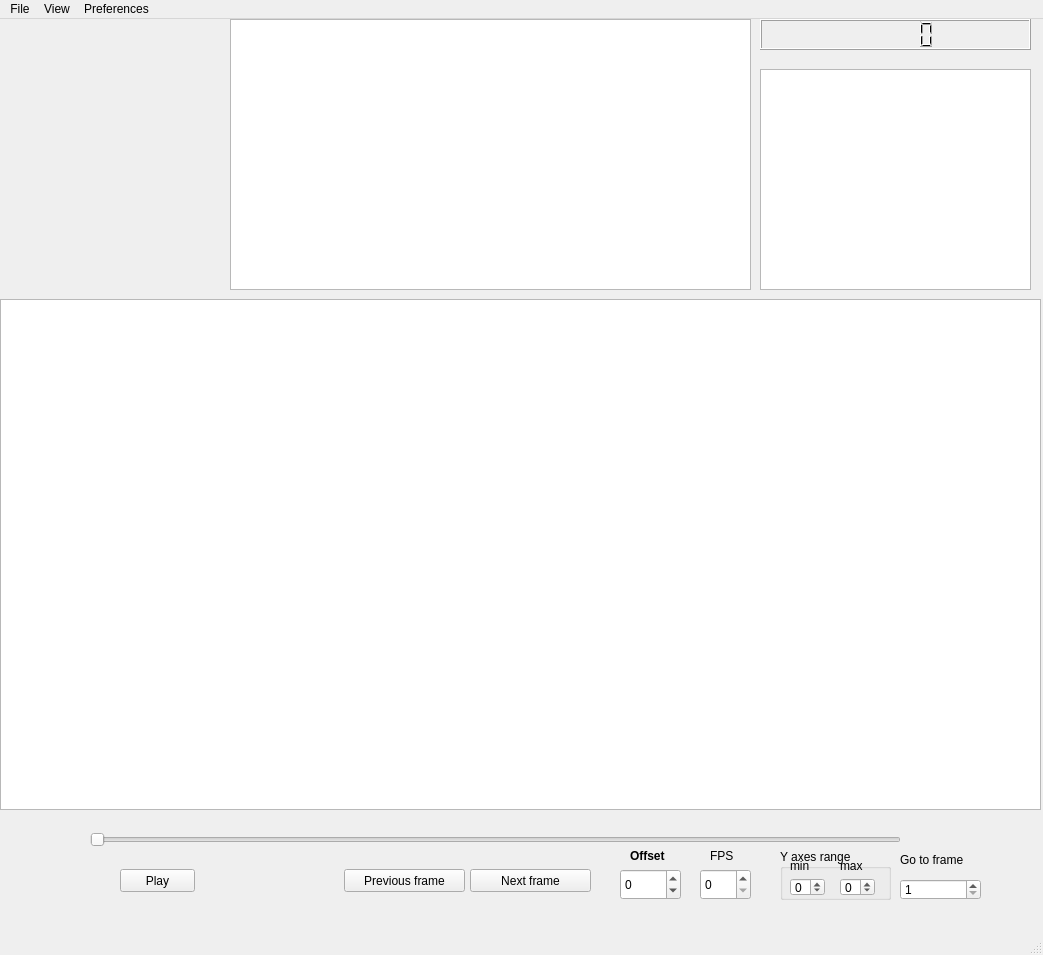
<?xml version="1.0" encoding="UTF-8"?>
<ui version="4.0">
 <class>MainWindow</class>
 <widget class="QMainWindow" name="MainWindow">
  <property name="geometry">
   <rect>
    <x>0</x>
    <y>0</y>
    <width>1043</width>
    <height>955</height>
   </rect>
  </property>
  <property name="windowTitle">
   <string>MainWindow</string>
  </property>
  <property name="autoFillBackground">
   <bool>true</bool>
  </property>
  <property name="styleSheet">
   <string notr="true">QlineEdit {
rgb(144, 203, 255)
}</string>
  </property>
  <property name="dockOptions">
   <set>QMainWindow::AllowNestedDocks|QMainWindow::AllowTabbedDocks|QMainWindow::AnimatedDocks</set>
  </property>
  <widget class="QWidget" name="centralwidget">
   <widget class="QSlider" name="positionSlider">
    <property name="geometry">
     <rect>
      <x>90</x>
      <y>810</y>
      <width>811</width>
      <height>22</height>
     </rect>
    </property>
    <property name="styleSheet">
     <string notr="true"/>
    </property>
    <property name="maximum">
     <number>99</number>
    </property>
    <property name="singleStep">
     <number>10</number>
    </property>
    <property name="orientation">
     <enum>Qt::Horizontal</enum>
    </property>
   </widget>
   <widget class="QPushButton" name="play_push">
    <property name="geometry">
     <rect>
      <x>120</x>
      <y>850</y>
      <width>75</width>
      <height>23</height>
     </rect>
    </property>
    <property name="text">
     <string>Play</string>
    </property>
   </widget>
   <widget class="QPushButton" name="next_frame_push">
    <property name="geometry">
     <rect>
      <x>470</x>
      <y>850</y>
      <width>121</width>
      <height>23</height>
     </rect>
    </property>
    <property name="text">
     <string>Next frame</string>
    </property>
   </widget>
   <widget class="QPushButton" name="prev_frame_push">
    <property name="geometry">
     <rect>
      <x>344</x>
      <y>850</y>
      <width>121</width>
      <height>23</height>
     </rect>
    </property>
    <property name="text">
     <string>Previous frame</string>
    </property>
   </widget>
   <widget class="QLabel" name="label">
    <property name="geometry">
     <rect>
      <x>630</x>
      <y>830</y>
      <width>47</width>
      <height>13</height>
     </rect>
    </property>
    <property name="text">
     <string>&lt;html&gt;&lt;head/&gt;&lt;body&gt;&lt;p&gt;&lt;span style=&quot; font-size:14pt; font-weight:600; vertical-align:super;&quot;&gt;Offset&lt;/span&gt;&lt;/p&gt;&lt;/body&gt;&lt;/html&gt;</string>
    </property>
   </widget>
   <widget class="QGraphicsView" name="videoWindow">
    <property name="geometry">
     <rect>
      <x>230</x>
      <y>0</y>
      <width>521</width>
      <height>271</height>
     </rect>
    </property>
    <property name="autoFillBackground">
     <bool>true</bool>
    </property>
   </widget>
   <widget class="QSpinBox" name="spinBox_offset">
    <property name="geometry">
     <rect>
      <x>620</x>
      <y>850</y>
      <width>61</width>
      <height>31</height>
     </rect>
    </property>
    <property name="minimum">
     <number>-100000</number>
    </property>
    <property name="maximum">
     <number>1000000</number>
    </property>
    <property name="singleStep">
     <number>10</number>
    </property>
   </widget>
   <widget class="GraphicsLayoutWidget" name="graphicsView">
    <property name="geometry">
     <rect>
      <x>0</x>
      <y>280</y>
      <width>1041</width>
      <height>511</height>
     </rect>
    </property>
    <property name="autoFillBackground">
     <bool>true</bool>
    </property>
    <property name="dragMode">
     <enum>QGraphicsView::ScrollHandDrag</enum>
    </property>
   </widget>
   <widget class="QLCDNumber" name="lcdNumber">
    <property name="geometry">
     <rect>
      <x>760</x>
      <y>0</y>
      <width>271</width>
      <height>31</height>
     </rect>
    </property>
    <property name="smallDecimalPoint">
     <bool>true</bool>
    </property>
    <property name="digitCount">
     <number>5</number>
    </property>
   </widget>
   <widget class="QSpinBox" name="fps_spin_box">
    <property name="geometry">
     <rect>
      <x>700</x>
      <y>850</y>
      <width>51</width>
      <height>31</height>
     </rect>
    </property>
    <property name="maximum">
     <number>200</number>
    </property>
   </widget>
   <widget class="QLabel" name="label_2">
    <property name="geometry">
     <rect>
      <x>710</x>
      <y>830</y>
      <width>47</width>
      <height>13</height>
     </rect>
    </property>
    <property name="text">
     <string>FPS </string>
    </property>
   </widget>
   <widget class="QGroupBox" name="y_axes_range">
    <property name="geometry">
     <rect>
      <x>780</x>
      <y>830</y>
      <width>111</width>
      <height>51</height>
     </rect>
    </property>
    <property name="title">
     <string>Y axes range</string>
    </property>
    <widget class="QSpinBox" name="spinBox_max">
     <property name="geometry">
      <rect>
       <x>60</x>
       <y>29</y>
       <width>35</width>
       <height>18</height>
      </rect>
     </property>
     <property name="minimum">
      <number>-999999999</number>
     </property>
     <property name="maximum">
      <number>999999999</number>
     </property>
    </widget>
    <widget class="QLabel" name="label_4">
     <property name="geometry">
      <rect>
       <x>60</x>
       <y>10</y>
       <width>35</width>
       <height>13</height>
      </rect>
     </property>
     <property name="text">
      <string>max</string>
     </property>
    </widget>
    <widget class="QSpinBox" name="spinBox_min">
     <property name="geometry">
      <rect>
       <x>10</x>
       <y>29</y>
       <width>35</width>
       <height>18</height>
      </rect>
     </property>
     <property name="minimum">
      <number>-99999999</number>
     </property>
     <property name="maximum">
      <number>999999999</number>
     </property>
    </widget>
    <widget class="QLabel" name="label_5">
     <property name="geometry">
      <rect>
       <x>10</x>
       <y>10</y>
       <width>35</width>
       <height>13</height>
      </rect>
     </property>
     <property name="text">
      <string>min</string>
     </property>
    </widget>
   </widget>
   <widget class="QListView" name="listView">
    <property name="geometry">
     <rect>
      <x>760</x>
      <y>50</y>
      <width>271</width>
      <height>221</height>
     </rect>
    </property>
   </widget>
   <widget class="QSpinBox" name="spinBoxGoFrame">
    <property name="geometry">
     <rect>
      <x>900</x>
      <y>860</y>
      <width>81</width>
      <height>21</height>
     </rect>
    </property>
    <property name="minimum">
     <number>1</number>
    </property>
    <property name="maximum">
     <number>999999999</number>
    </property>
   </widget>
   <widget class="QLabel" name="label_3">
    <property name="geometry">
     <rect>
      <x>900</x>
      <y>830</y>
      <width>81</width>
      <height>21</height>
     </rect>
    </property>
    <property name="text">
     <string>Go to frame</string>
    </property>
   </widget>
  </widget>
  <widget class="QMenuBar" name="menubar">
   <property name="geometry">
    <rect>
     <x>0</x>
     <y>0</y>
     <width>1043</width>
     <height>21</height>
    </rect>
   </property>
   <widget class="QMenu" name="menuData_Visualizer">
    <property name="title">
     <string>File</string>
    </property>
    <addaction name="actionLoad_Video"/>
    <addaction name="actionLoad_data"/>
   </widget>
   <widget class="QMenu" name="menuView">
    <property name="title">
     <string>View</string>
    </property>
    <addaction name="actionRaw_data"/>
    <addaction name="actionPreprocessed_data"/>
    <addaction name="actionICA"/>
   </widget>
   <widget class="QMenu" name="menuPreferences">
    <property name="title">
     <string>Preferences</string>
    </property>
    <addaction name="separator"/>
    <addaction name="actionFPS"/>
   </widget>
   <addaction name="menuData_Visualizer"/>
   <addaction name="menuView"/>
   <addaction name="menuPreferences"/>
  </widget>
  <widget class="QStatusBar" name="statusbar"/>
  <action name="actionLoad_Video">
   <property name="text">
    <string>Load Video</string>
   </property>
  </action>
  <action name="actionLoad_data">
   <property name="text">
    <string>Load data</string>
   </property>
  </action>
  <action name="actionRaw_data">
   <property name="text">
    <string>Raw data</string>
   </property>
  </action>
  <action name="actionPreprocessed_data">
   <property name="text">
    <string>Preprocessed data</string>
   </property>
  </action>
  <action name="actionICA">
   <property name="text">
    <string>ICA </string>
   </property>
  </action>
  <action name="actionFPS">
   <property name="text">
    <string>FPS</string>
   </property>
  </action>
 </widget>
 <customwidgets>
  <customwidget>
   <class>GraphicsLayoutWidget</class>
   <extends>QGraphicsView</extends>
   <header location="global">pyqtgraph</header>
  </customwidget>
 </customwidgets>
 <resources/>
 <connections/>
</ui>
